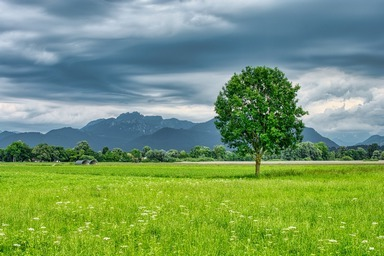
#> input picture 04_operation/images/blend_landscape.jpg, 384 x 256 px
$ python 6_photoshop.py
#> lines starting #> are read from the running program, lines starting #| are printed output that depends on the picture
import numpy as np
import cv2

# 不透明度
def Transparent(img_1, img_2, alpha):
    img = img_1 * alpha + img_2 * (1-alpha)
    return img

# 正片疊底
def Multiply (img_1, img_2):
    img = img_1 * img_2
    return img

# 颜色加深
# [54 lines left out: functions Color_burn, Color_dodge, Linear_burn, Linear_dodge, Lighten, Dark, not called in this run]

# 濾色
def Screen(img_1, img_2):
    img = 1- (1-img_1)*(1-img_2)
    return img

# 疊加
# [59 lines left out: functions Overlay, Soft_light, Hard_light, Vivid_light, Pin_light, Linear_light and 1 more, not called in this run]

import math

# main program

# 讀入圖像並顯示 (注意格式是 BGR)
img1 = cv2.imread('./images/blend_landscape.jpg', -1)
#> img1 is the input picture: shape (256, 384, 3); mean B, G, R 105.8, 152.3, 118.1
img2 = cv2.imread('./images/blend_man.jpg', -1)
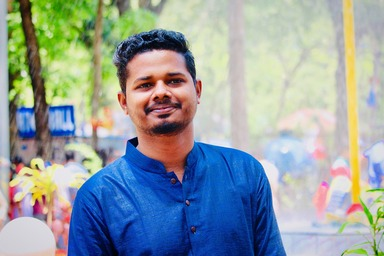
#> input picture 04_operation/images/blend_man.jpg, 384 x 256 px
#> img2 is the input picture: shape (256, 384, 3); mean B, G, R 161.4, 159.7, 148.3

img_1 = img1 / 255.0
img_2 = img2 / 255.0
alpha = 0.5


img = Transparent(img_1, img_2, alpha)  # 不透明度
#> in Transparent, `img = img_1 * alpha + img_2 * (1-alpha)`:
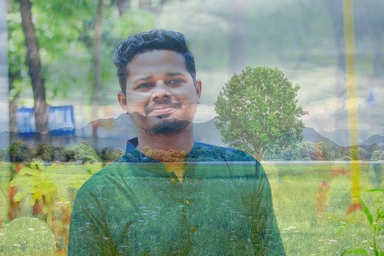
#> img: shape (256, 384, 3) float64; mean B, G, R 0.524, 0.612, 0.522
# [15 lines of commented-out code are left out]

cv2.imshow('Blend', img)
cv2.waitKey(0)
